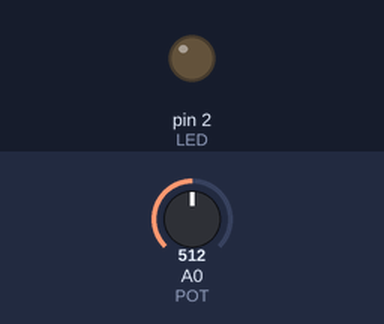
Recording of a sketch running on a simulated Arduino Uno, built with avr-gcc and run on an emulated ATmega328P. Shown: output pins drawn as LEDs (lit = HIGH). The inputs (shaded band) are chosen by the test bench; at power-on: A0 (POT) = 512.

Above: at 1.2 s.
1.3 s: A0 (POT) set to 522
At 2.3 s:
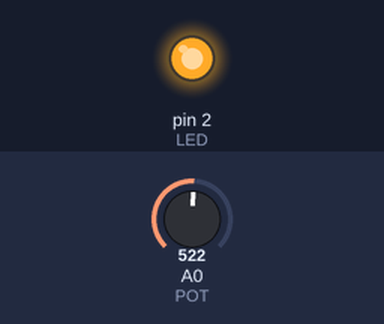
2.8 s: A0 (POT) set to 511
At 3.5 s:
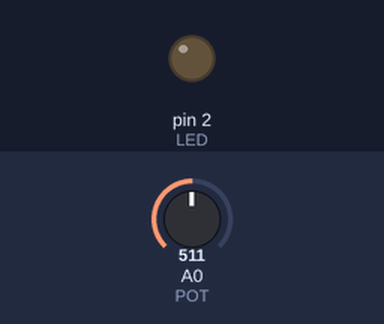
4.3 s: A0 (POT) set to 716
At 4.6 s:
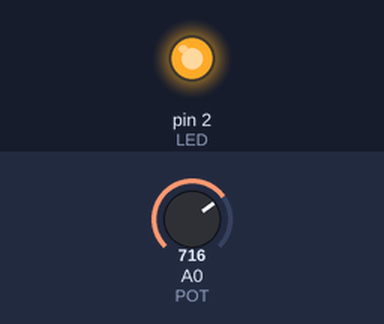
Timing chart, 0 to 7.3 s (numbered marks = the images above; inputs shaded):
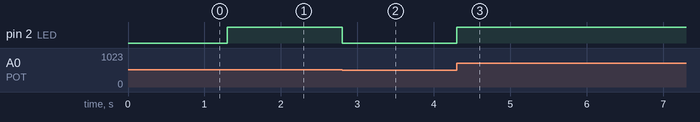

The sketch:

LedPotenciometro.ino
```cpp
/* Control de brillo de un led con potenciometro
 *
 *  Leemos el valor entregado por el potenciometro
 *  conectado a una entrada analogica y ajustamos el brillo del led
 */

#define LED 2


//Asociamos el potenciometro con una entrada analogica
#define POT 0

//Definimos una variable para almacenar la medida
int medida_pot;


//Definimos una variable para almacenar la medida
int valor_pwm;

void setup() {

//Configuramos nuestro led como salida
pinMode(LED,OUTPUT);

}

void loop() {

//Almacenamos la lectura de la entrada analogica
medida_pot = analogRead(POT);

//Ajustamos el rango de la entrada analogica al de la salida PWM

valor_pwm = map(medida_pot, 0, 1023, 0, 255);

//Enviamos el valor a la salida PWM
analogWrite(LED,valor_pwm);

}
```

Measured:
- the behaviour switches between 513 and 514 on A0 (POT) (found by bisection; images 0 and 1)
- after the input at 1.3 s, pin 2 (LED): LOW → HIGH at once
- after the input at 2.8 s, pin 2 (LED): HIGH → LOW at once
- after the input at 4.3 s, pin 2 (LED): LOW → HIGH at once
